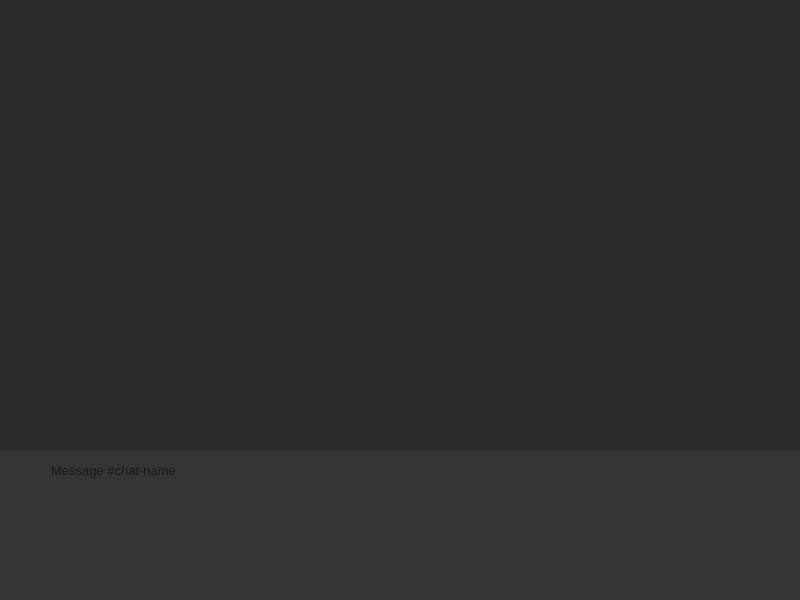
<?xml version="1.0" encoding="UTF-8"?>
<ui version="4.0">
 <class>chat_widget</class>
 <widget class="QWidget" name="chat_widget">
  <property name="geometry">
   <rect>
    <x>0</x>
    <y>0</y>
    <width>800</width>
    <height>600</height>
   </rect>
  </property>
  <property name="windowTitle">
   <string notr="true">Form</string>
  </property>
  <property name="styleSheet">
   <string notr="true">#scroll_chat, #scrollcontent_chat {background-color: #2A2A2A;}

#frame_messagebox {background-color: #353535;}

#textbox {
	background-color: #353535;
	font-size: 10pt;
}

#btn_attachment, #btn_emoji, #btn_send {
	background: none;
	border: none;
	border-radius: 6px;
}

#btn_attachment:hover, #btn_emoji:hover, #btn_send:hover {
	background-color: #454545;
}

#btn_emoji:checked {
	background-color: #555555;
}

#frame_members {
	background-color: #252525;
	border-top: 1px solid #303030;
	border-left: 1px solid #303030;
	border-bottom: 1px solid #181818;
	border-right: 1px solid #181818;
}</string>
  </property>
  <layout class="QVBoxLayout" name="layout_chat_widget" stretch="1,0">
   <property name="spacing">
    <number>0</number>
   </property>
   <property name="leftMargin">
    <number>0</number>
   </property>
   <property name="topMargin">
    <number>0</number>
   </property>
   <property name="rightMargin">
    <number>0</number>
   </property>
   <property name="bottomMargin">
    <number>0</number>
   </property>
   <item>
    <widget class="QScrollArea" name="scroll_chat">
     <property name="frameShape">
      <enum>QFrame::Shape::NoFrame</enum>
     </property>
     <property name="verticalScrollBarPolicy">
      <enum>Qt::ScrollBarPolicy::ScrollBarAsNeeded</enum>
     </property>
     <property name="horizontalScrollBarPolicy">
      <enum>Qt::ScrollBarPolicy::ScrollBarAlwaysOff</enum>
     </property>
     <property name="widgetResizable">
      <bool>true</bool>
     </property>
     <property name="alignment">
      <set>Qt::AlignmentFlag::AlignBottom|Qt::AlignmentFlag::AlignLeading|Qt::AlignmentFlag::AlignLeft</set>
     </property>
     <widget class="QWidget" name="scrollcontent_chat">
      <property name="geometry">
       <rect>
        <x>0</x>
        <y>0</y>
        <width>800</width>
        <height>450</height>
       </rect>
      </property>
      <layout class="QVBoxLayout" name="verticalLayout_2">
       <property name="spacing">
        <number>0</number>
       </property>
       <property name="leftMargin">
        <number>0</number>
       </property>
       <property name="topMargin">
        <number>0</number>
       </property>
       <property name="rightMargin">
        <number>0</number>
       </property>
       <property name="bottomMargin">
        <number>0</number>
       </property>
       <item>
        <spacer name="spacer_chat">
         <property name="orientation">
          <enum>Qt::Orientation::Vertical</enum>
         </property>
         <property name="sizeHint" stdset="0">
          <size>
           <width>20</width>
           <height>487</height>
          </size>
         </property>
        </spacer>
       </item>
      </layout>
     </widget>
    </widget>
   </item>
   <item>
    <widget class="QFrame" name="frame_messagebox">
     <property name="minimumSize">
      <size>
       <width>0</width>
       <height>50</height>
      </size>
     </property>
     <property name="maximumSize">
      <size>
       <width>16777215</width>
       <height>150</height>
      </size>
     </property>
     <property name="frameShape">
      <enum>QFrame::Shape::NoFrame</enum>
     </property>
     <property name="frameShadow">
      <enum>QFrame::Shadow::Raised</enum>
     </property>
     <layout class="QHBoxLayout" name="layout_messagebox" stretch="0,1,0,0">
      <item alignment="Qt::AlignmentFlag::AlignBottom">
       <widget class="QPushButton" name="btn_attachment">
        <property name="minimumSize">
         <size>
          <width>32</width>
          <height>32</height>
         </size>
        </property>
        <property name="maximumSize">
         <size>
          <width>32</width>
          <height>32</height>
         </size>
        </property>
        <property name="cursor">
         <cursorShape>PointingHandCursor</cursorShape>
        </property>
        <property name="text">
         <string notr="true"/>
        </property>
        <property name="icon">
         <iconset resource="../../resources/index.qrc">
          <normaloff>:/icons/plus</normaloff>:/icons/plus</iconset>
        </property>
       </widget>
      </item>
      <item>
       <widget class="QTextEdit" name="textbox">
        <property name="sizePolicy">
         <sizepolicy hsizetype="Preferred" vsizetype="Preferred">
          <horstretch>0</horstretch>
          <verstretch>0</verstretch>
         </sizepolicy>
        </property>
        <property name="minimumSize">
         <size>
          <width>0</width>
          <height>28</height>
         </size>
        </property>
        <property name="maximumSize">
         <size>
          <width>16777215</width>
          <height>132</height>
         </size>
        </property>
        <property name="frameShape">
         <enum>QFrame::Shape::NoFrame</enum>
        </property>
        <property name="verticalScrollBarPolicy">
         <enum>Qt::ScrollBarPolicy::ScrollBarAsNeeded</enum>
        </property>
        <property name="horizontalScrollBarPolicy">
         <enum>Qt::ScrollBarPolicy::ScrollBarAlwaysOff</enum>
        </property>
        <property name="documentTitle">
         <string notr="true"/>
        </property>
        <property name="undoRedoEnabled">
         <bool>false</bool>
        </property>
        <property name="markdown">
         <string notr="true"/>
        </property>
        <property name="html">
         <string notr="true">&lt;!DOCTYPE HTML PUBLIC &quot;-//W3C//DTD HTML 4.0//EN&quot; &quot;http://www.w3.org/TR/REC-html40/strict.dtd&quot;&gt;
&lt;html&gt;&lt;head&gt;&lt;meta name=&quot;qrichtext&quot; content=&quot;1&quot; /&gt;&lt;meta charset=&quot;utf-8&quot; /&gt;&lt;style type=&quot;text/css&quot;&gt;
p, li { white-space: pre-wrap; }
hr { height: 1px; border-width: 0; }
li.unchecked::marker { content: &quot;\2610&quot;; }
li.checked::marker { content: &quot;\2612&quot;; }
&lt;/style&gt;&lt;/head&gt;&lt;body style=&quot; font-family:'Segoe UI'; font-size:10pt; font-weight:400; font-style:normal;&quot;&gt;
&lt;p style=&quot;-qt-paragraph-type:empty; margin-top:0px; margin-bottom:0px; margin-left:0px; margin-right:0px; -qt-block-indent:0; text-indent:0px;&quot;&gt;&lt;br /&gt;&lt;/p&gt;&lt;/body&gt;&lt;/html&gt;</string>
        </property>
        <property name="tabStopDistance">
         <double>20.000000000000000</double>
        </property>
        <property name="acceptRichText">
         <bool>true</bool>
        </property>
        <property name="placeholderText">
         <string>Message #chat-name</string>
        </property>
       </widget>
      </item>
      <item alignment="Qt::AlignmentFlag::AlignBottom">
       <widget class="QPushButton" name="btn_emoji">
        <property name="minimumSize">
         <size>
          <width>32</width>
          <height>32</height>
         </size>
        </property>
        <property name="maximumSize">
         <size>
          <width>32</width>
          <height>32</height>
         </size>
        </property>
        <property name="cursor">
         <cursorShape>PointingHandCursor</cursorShape>
        </property>
        <property name="text">
         <string notr="true"/>
        </property>
        <property name="icon">
         <iconset resource="../../resources/index.qrc">
          <normaloff>:/icons/emoji</normaloff>:/icons/emoji</iconset>
        </property>
        <property name="checkable">
         <bool>true</bool>
        </property>
       </widget>
      </item>
      <item alignment="Qt::AlignmentFlag::AlignBottom">
       <widget class="QPushButton" name="btn_send">
        <property name="enabled">
         <bool>false</bool>
        </property>
        <property name="minimumSize">
         <size>
          <width>32</width>
          <height>32</height>
         </size>
        </property>
        <property name="maximumSize">
         <size>
          <width>32</width>
          <height>32</height>
         </size>
        </property>
        <property name="cursor">
         <cursorShape>PointingHandCursor</cursorShape>
        </property>
        <property name="text">
         <string notr="true"/>
        </property>
        <property name="icon">
         <iconset resource="../../resources/index.qrc">
          <normaloff>:/icons/send</normaloff>:/icons/send</iconset>
        </property>
       </widget>
      </item>
     </layout>
    </widget>
   </item>
  </layout>
 </widget>
 <resources>
  <include location="../../resources/index.qrc"/>
 </resources>
 <connections/>
</ui>
